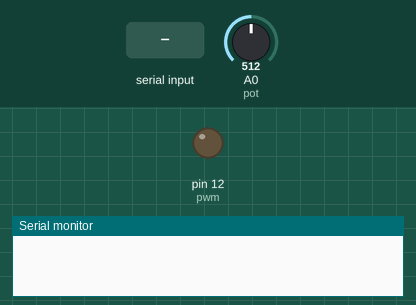
The sketch below on a simulated Arduino Uno, built with avr-gcc and run on an emulated ATmega328P. On the bench: output pins drawn as LEDs (lit = HIGH), the last lines printed to the serial monitor. The inputs (shaded band) are chosen by the test bench; at power-on: A0 (pot) = 512.

Above: at 1.2 s.
1.3 s: "1\n" received over Serial
At 2.1 s:
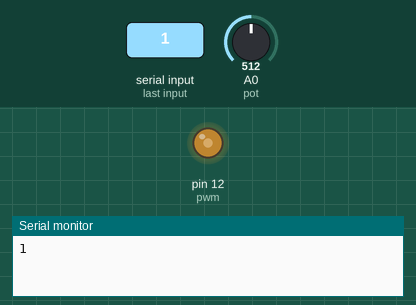
Timing chart, 0 to 5.1 s (numbered marks = the images above; inputs shaded):
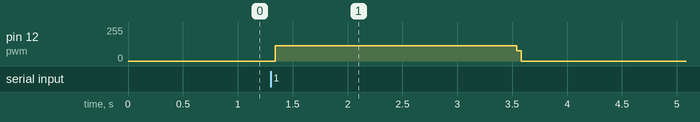

Measured:
- after the input at 1.3 s, pin 12 (pwm): 0/255 → 113/255 at once, → 0/255 2.2 s later

The sketch:

Launcher-Code.ino
```cpp
int pwm = 12; // assigns pin 12 to variable pwm
int pot = A0; // assigns analog input A0 to variable pot
int t1 = 0;   // declares variable t1
int t2 = 0;   // declares variable t2
int var = 0;
char incoming_var = 0;
void setup()  // setup loop
{
  pinMode(pwm, OUTPUT); // declares pin 12 as output
  pinMode(pot, INPUT);
  Serial.begin(9600);
}
void loop()
{
  if(Serial.available() > 0)
  {
    incoming_var = Serial.read();
    Serial.print(incoming_var);
    Serial.print("\n");
    if(incoming_var == '1'){
      while(incoming_var == '1'){
        t2= analogRead(pot); // reads the voltage at A0 and saves in t2
        t1= 1000-t2;         // subtracts t2 from 1000 ans saves the result in t1
        digitalWrite(pwm, HIGH); // sets pin 12 HIGH
        delayMicroseconds(t1);   // waits for t1 uS (high time)
        digitalWrite(pwm, LOW);  // sets pin 12 LOW
        delayMicroseconds(t2);   // waits for t2 uS (low time
        var = var + 1;

        if(var == 2000){
          incoming_var = "0";
          }
      }
      Serial.print("done");
      var=0;
      }

  }
  }
```
